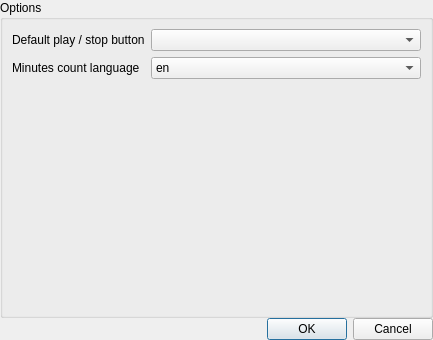
<?xml version="1.0" encoding="UTF-8"?>
<ui version="4.0">
 <class>COptionsDialog</class>
 <widget class="QDialog" name="COptionsDialog">
  <property name="windowModality">
   <enum>Qt::ApplicationModal</enum>
  </property>
  <property name="geometry">
   <rect>
    <x>0</x>
    <y>0</y>
    <width>433</width>
    <height>340</height>
   </rect>
  </property>
  <property name="windowTitle">
   <string>Options</string>
  </property>
  <layout class="QVBoxLayout" name="verticalLayout">
   <property name="spacing">
    <number>0</number>
   </property>
   <property name="leftMargin">
    <number>0</number>
   </property>
   <property name="topMargin">
    <number>0</number>
   </property>
   <property name="rightMargin">
    <number>0</number>
   </property>
   <property name="bottomMargin">
    <number>0</number>
   </property>
   <item>
    <widget class="QGroupBox" name="groupBox">
     <property name="title">
      <string>Options</string>
     </property>
     <layout class="QFormLayout" name="formLayout">
      <item row="0" column="0">
       <widget class="QLabel" name="label">
        <property name="text">
         <string>Default play / stop button</string>
        </property>
       </widget>
      </item>
      <item row="0" column="1">
       <widget class="QComboBox" name="cbButton">
        <property name="sizePolicy">
         <sizepolicy hsizetype="Expanding" vsizetype="Fixed">
          <horstretch>0</horstretch>
          <verstretch>0</verstretch>
         </sizepolicy>
        </property>
       </widget>
      </item>
      <item row="1" column="0">
       <widget class="QLabel" name="label_2">
        <property name="text">
         <string>Minutes count language</string>
        </property>
       </widget>
      </item>
      <item row="1" column="1">
       <widget class="QComboBox" name="cbSpeech">
        <property name="sizePolicy">
         <sizepolicy hsizetype="Expanding" vsizetype="Fixed">
          <horstretch>0</horstretch>
          <verstretch>0</verstretch>
         </sizepolicy>
        </property>
        <item>
         <property name="text">
          <string>en</string>
         </property>
        </item>
        <item>
         <property name="text">
          <string>fr</string>
         </property>
        </item>
       </widget>
      </item>
     </layout>
    </widget>
   </item>
   <item>
    <widget class="QDialogButtonBox" name="buttonBox">
     <property name="orientation">
      <enum>Qt::Horizontal</enum>
     </property>
     <property name="standardButtons">
      <set>QDialogButtonBox::Cancel|QDialogButtonBox::Ok</set>
     </property>
    </widget>
   </item>
  </layout>
 </widget>
 <resources/>
 <connections>
  <connection>
   <sender>buttonBox</sender>
   <signal>accepted()</signal>
   <receiver>COptionsDialog</receiver>
   <slot>accept()</slot>
   <hints>
    <hint type="sourcelabel">
     <x>248</x>
     <y>254</y>
    </hint>
    <hint type="destinationlabel">
     <x>157</x>
     <y>274</y>
    </hint>
   </hints>
  </connection>
  <connection>
   <sender>buttonBox</sender>
   <signal>rejected()</signal>
   <receiver>COptionsDialog</receiver>
   <slot>reject()</slot>
   <hints>
    <hint type="sourcelabel">
     <x>316</x>
     <y>260</y>
    </hint>
    <hint type="destinationlabel">
     <x>286</x>
     <y>274</y>
    </hint>
   </hints>
  </connection>
 </connections>
</ui>
